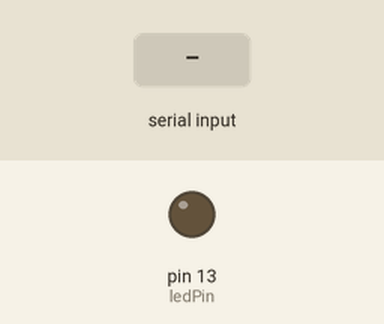
This sketch was run on a simulated Arduino Uno, built with avr-gcc and run on an emulated ATmega328P. Shown: output pins drawn as LEDs (lit = HIGH). Inputs (shaded band) come from the test bench.

Above: at 1.2 s.
1.3 s: "1" received over Serial
At 2.5 s:
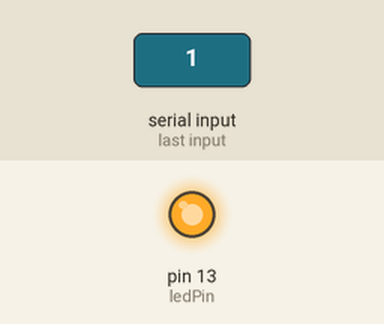
2.8 s: "0" received over Serial
At 3.7 s:
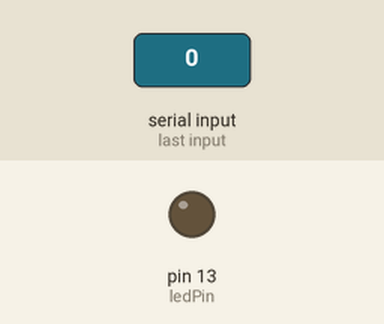
Timing chart, 0 to 5.8 s (numbered marks = the images above; inputs shaded):
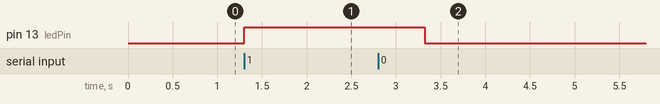

The sketch:

test_IHM.ino
```cpp
 char val; // Data received from the serial port
 int ledPin = 13; // Set the pin to digital I/O 13

 void setup() {
   pinMode(ledPin, OUTPUT); // Set pin as OUTPUT
   Serial.begin(9600); // Start serial communication at 9600 bps
 }

 void loop() {
   if (Serial.available())
   { // If data is available to read,
     val = Serial.read(); // read it and store it in val
   }
   if (val == '1')
   { // If 1 was received
     digitalWrite(ledPin, HIGH); // turn the LED on
     delay(1000);
   } else {
     digitalWrite(ledPin, LOW); // otherwise turn it off
   }
   delay(10); // Wait 10 milliseconds for next reading
}
```

Measured:
- after the input at 1.3 s, pin 13 (ledPin): LOW → HIGH at once
- after the input at 2.8 s, pin 13 (ledPin): HIGH → LOW after 0.52 s
